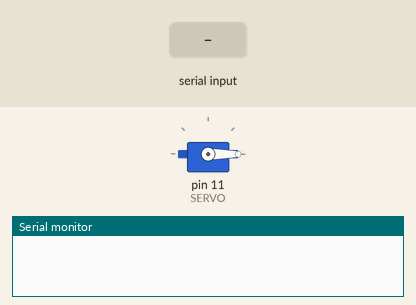
Bench run of a sketch on a simulated Arduino Uno, built with avr-gcc and run on an emulated ATmega328P. Parts: servo, the last lines printed to the serial monitor. The inputs (shaded band) are chosen by the test bench.

Above: at 2.2 s.
2.3 s: "1" received over Serial
At 2.8 s:
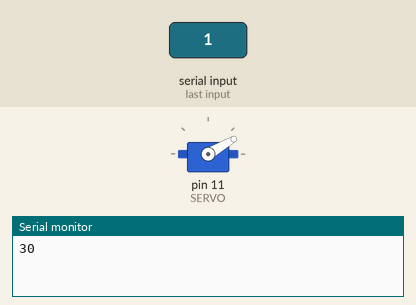
3.8 s: "2" received over Serial
At 5.0 s:
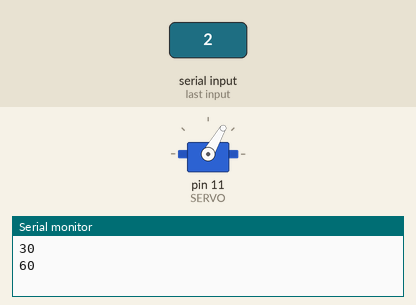
5.3 s: "3" received over Serial
At 6.3 s:
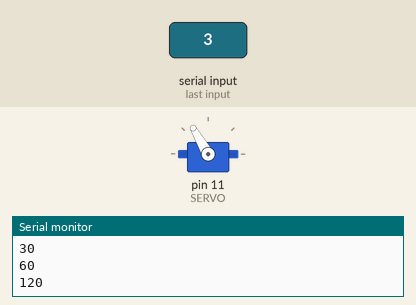
6.8 s: "4" received over Serial
At 7.5 s:
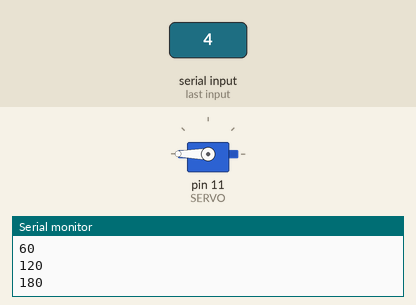
8.3 s: "0" received over Serial
At 8.6 s:
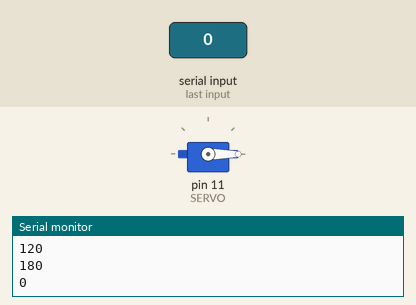
Timing chart, 0 to 10.8 s (numbered marks = the images above; inputs shaded):
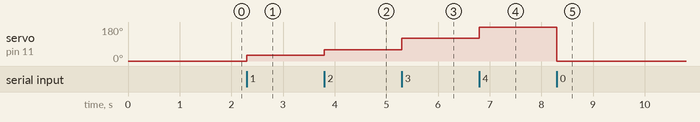

The sketch:

ServoControl_by_Serial.ino
```cpp
#include <Servo.h>

const int SERVO = 11;
Servo servo;

void setup() {
  // put your setup code here, to run once:
  Serial.begin(115200);
  servo.attach(SERVO);
  servo.write(0);
  delay(1000);
}

void loop() {
  // put your main code here, to run repeatedly:
  if (Serial.available()) {
    char userInput = Serial.read();

    switch(userInput){
      case '0' :
        servo.write(0);
        Serial.println("0");
        delay(500);
        break;
      case '1' :
        servo.write(30);
        Serial.println("30");
        delay(500);
        break;
      case '2' :
        servo.write(60);
        Serial.println("60");
        delay(500);
        break;
      case '3' :
        servo.write(120);
        Serial.println("120");
        delay(500);
        break;
      case '4' :
        servo.write(180);
        Serial.println("180");
        delay(1000);
        break;
      default:
        break;
    }
  }
}
```

Measured:
- after the input at 2.3 s, servo on pin 11 (SERVO): 0° → 30° at once
- after the input at 3.8 s, servo on pin 11 (SERVO): 30° → 60° at once
- after the input at 5.3 s, servo on pin 11 (SERVO): 60° → 120° at once
- after the input at 6.8 s, servo on pin 11 (SERVO): 120° → 180° at once
- after the input at 8.3 s, servo on pin 11 (SERVO): 180° → 0° at once
